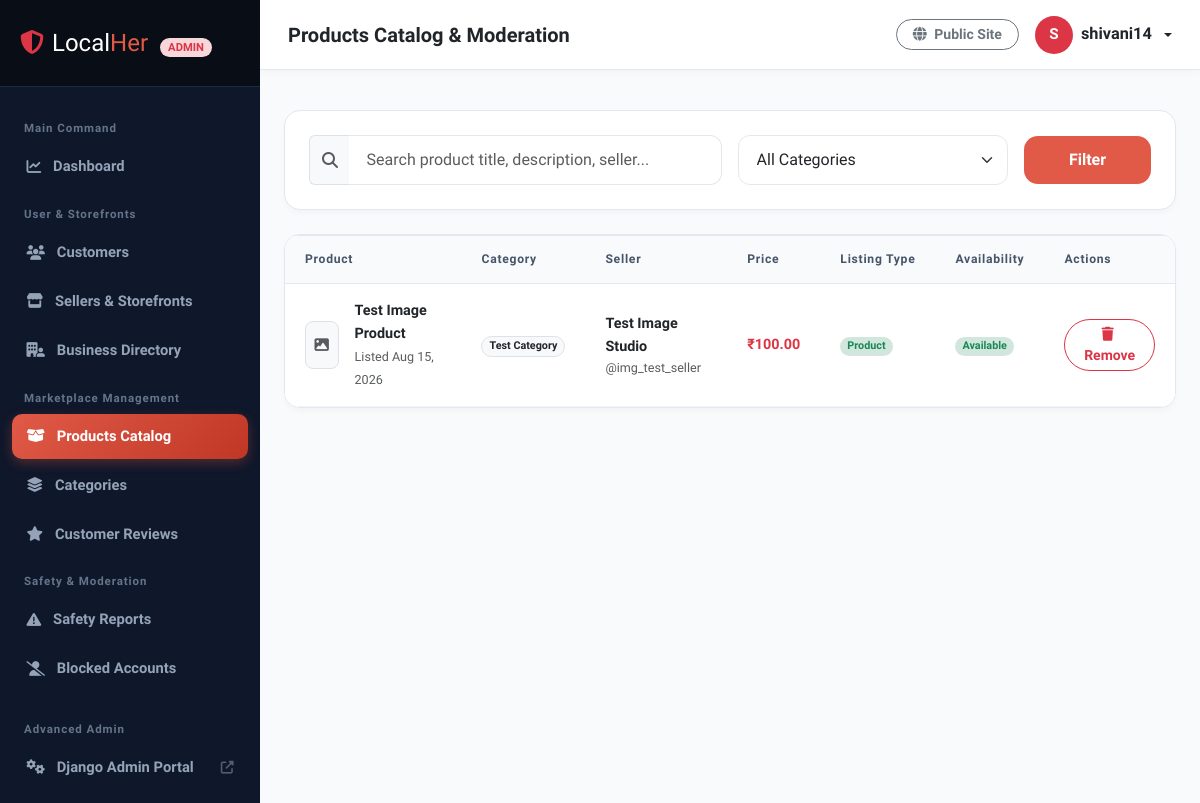
The page /localher-admin/products/ (signed in) on the database as committed earlier.
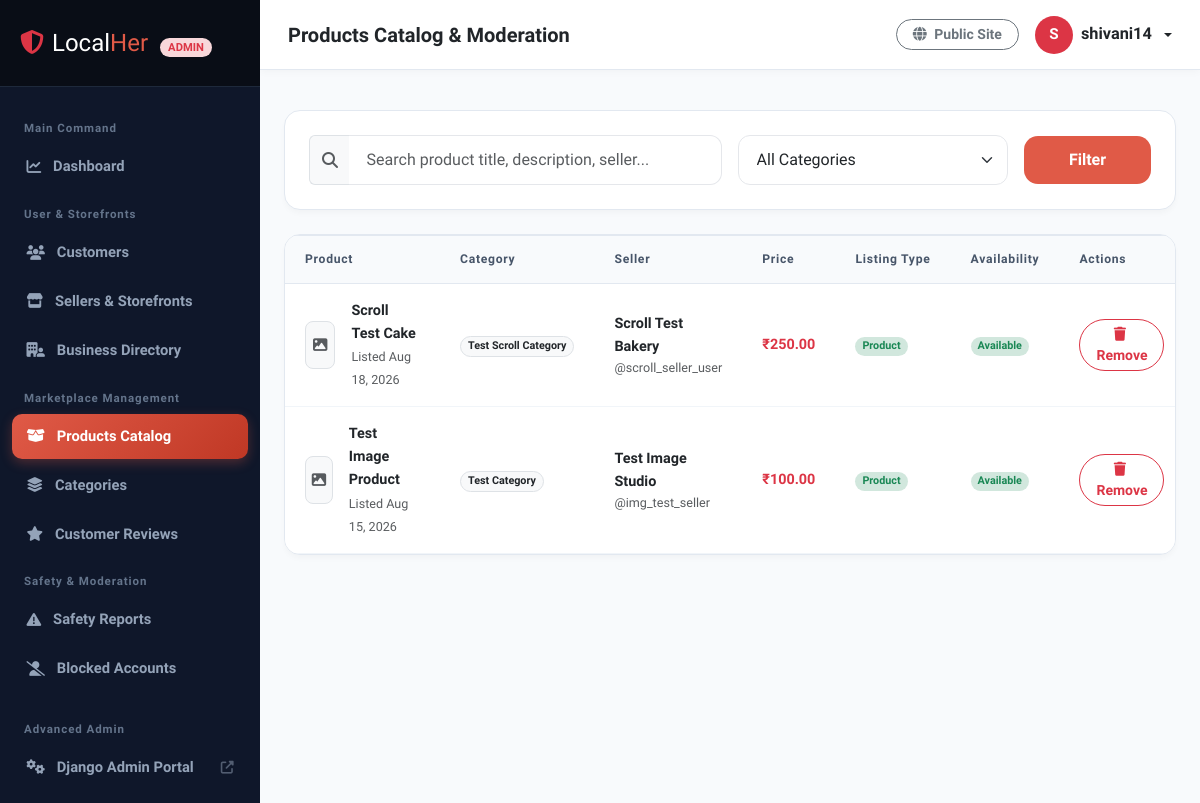
The same page on the database as committed later.
### marketplace/models.py (models this page shows, shortened)
class Product(models.Model):
    PRODUCT_TYPES = (
        ('PRODUCT', 'Physical Product'),
        ('SERVICE', 'Local Service'),
    )
    seller = models.ForeignKey(SellerProfile, on_delete=models.CASCADE, related_name='products')
    category = models.ForeignKey(Category, on_delete=models.SET_NULL, null=True, related_name='products')
    title = models.CharField(max_length=200)
    slug = models.SlugField(max_length=230, blank=True)
    description = models.TextField()
    price = models.DecimalField(max_digits=10, decimal_places=2)
    price_unit = models.CharField(max_length=50, default='per item', help_text="e.g. per piece, per kg, per hour, starting price")
    product_type = models.CharField(max_length=10, choices=PRODUCT_TYPES, default='PRODUCT')
    is_available = models.BooleanField(default=True, help_text="Available for order/booking")
    city = models.CharField(max_length=100)
    area = models.CharField(max_length=100)
    pincode = models.CharField(max_length=10)
    created_at = models.DateTimeField(auto_now_add=True)
    updated_at = models.DateTimeField(auto_now=True)

class Category(models.Model):
    name = models.CharField(max_length=100, unique=True)
    slug = models.SlugField(max_length=120, unique=True, blank=True)
    icon_class = models.CharField(max_length=50, default='fa-tag', help_text="FontAwesome icon class e.g. fa-utensils, fa-scissors")
    image = models.ImageField(upload_to='categories/', blank=True, null=True)
    description = models.TextField(blank=True)
    class Meta:
        verbose_name_plural = "Categories"
        ordering = ['name']

### accounts/models.py (models this page shows, shortened)
class SellerProfile(models.Model):
    user = models.OneToOneField(User, on_delete=models.CASCADE, related_name='seller_profile')
    business_name = models.CharField(max_length=200)
    slug = models.SlugField(max_length=220, unique=True, blank=True)
    bio = models.TextField(blank=True, help_text="Short description of your business and story.")
    cover_image = models.ImageField(upload_to='profiles/sellers/covers/', blank=True, null=True)
    whatsapp_number = models.CharField(max_length=15, blank=True, help_text="WhatsApp number for direct customer orders/inquiries.")
    address = models.TextField(blank=True)
    city = models.CharField(max_length=100)
    area = models.CharField(max_length=100)
    pincode = models.CharField(max_length=10)
    is_verified = models.BooleanField(default=False, help_text="Admin verification badge for trust.")
    created_at = models.DateTimeField(auto_now_add=True)
    updated_at = models.DateTimeField(auto_now=True)

class User(AbstractUser):
    phone_number = models.CharField(max_length=15, blank=True, help_text="Contact phone number")
    is_seller = models.BooleanField(default=False, help_text="Designates whether the user runs a business on LocalHer.")
    city = models.CharField(max_length=100, blank=True)
    area = models.CharField(max_length=100, blank=True)
    pincode = models.CharField(max_length=10, blank=True)
    profile_picture = models.ImageField(upload_to='profiles/users/', blank=True, null=True)

### admin_dashboard/views.py (the view)
# urls.py: path('products/', views.products_list, name='products'),
@superuser_required
def products_list(request):
    query = request.GET.get('q', '').strip()
    category_id = request.GET.get('category', '').strip()
    products = Product.objects.select_related('seller', 'category').order_by('-created_at')
    if query:
        products = products.filter(
            Q(title__icontains=query) |
            Q(description__icontains=query) |
            Q(seller__business_name__icontains=query)
        )
    if category_id:
        products = products.filter(category_id=category_id)
    categories = Category.objects.all()
    context = {
        'products': products,
        'categories': categories,
        'query': query,
        'category_id': category_id,
    }
    return render(request, 'admin_dashboard/products.html', context)

### orders/context_processors.py (called while the page is built)
def cart_processor(request):
    if request.user.is_authenticated:
        cart_count = CartItem.objects.filter(user=request.user).count()
        favorite_ids = set(Favorite.objects.filter(user=request.user).values_list('product_id', flat=True))
    else:
        cart_count = 0
        favorite_ids = set()
    return {
        'cart_count': cart_count,
        'user_favorite_product_ids': favorite_ids,
    }

### templates/admin_dashboard/products.html (shortened to what the changed rows need)
{% extends 'admin_dashboard/base_admin.html' %}
{% block content %}
<div class="lh-admin-card">
    <div class="table-responsive">
        <table class="table table-lh-admin align-middle">
            <thead>
                <tr>
                    <th>Product</th>
                    <th>Category</th>
                    <th>Seller</th>
                    <th>Price</th>
                    <th>Listing Type</th>
                    <th>Availability</th>
                    <th>Actions</th>
                </tr>
            </thead>
            <tbody>
                {% for product in products %}
                <tr>
                    <td>
                        <div class="d-flex align-items-center gap-3">
                            {% if product.image %}
                                <img src="{{ product.image.url }}" alt="{{ product.title }}" class="rounded-3 object-fit-cover" style="width: 48px; height: 48px;">
                            {% else %}
                                <div class="rounded-3 bg-light d-flex align-items-center justify-content-center text-muted border" style="width: 48px; height: 48px;">
                                    <i class="fa-solid fa-image"></i>
                                </div>
                            {% endif %}
                            <div>
                                <a href="{% url 'product_detail' product.slug %}" target="_blank" class="fw-bold text-dark text-decoration-none d-block mb-0">{{ product.title }}</a>
                                <span class="small text-muted">Listed {{ product.created_at|date:"M d, Y" }}</span>
                            </div>
                        </div>
                    </td>
                    <td>
                        <span class="badge bg-light text-dark border px-2.5 py-1.5 rounded-pill">{{ product.category.name }}</span>
                    </td>
                    <td>
                        <div class="fw-semibold text-dark">{{ product.seller.business_name }}</div>
                        <div class="small text-muted">@{{ product.seller.user.username }}</div>
                    </td>
                    <td class="fw-bold text-danger">₹{{ product.price }}</td>
                    <td>
                        {% if product.listing_type == 'SERVICE' %}
                            <span class="badge bg-info-subtle text-info px-2.5 py-1 rounded-pill">Service</span>
                        {% else %}
                            <span class="badge bg-success-subtle text-success px-2.5 py-1 rounded-pill">Product</span>
                        {% endif %}
                    </td>
                    <td>
                        {% if product.is_available %}
                            <span class="badge bg-success-subtle text-success px-2.5 py-1 rounded-pill fw-semibold">Available</span>
                        {% else %}
                            <span class="badge bg-secondary-subtle text-secondary px-2.5 py-1 rounded-pill fw-semibold">Unavailable</span>
                        {% endif %}
                    </td>
                    <td>
                        <form method="POST" action="{% url 'admin_dashboard:delete_product' product.id %}" class="d-inline">
                            <button type="submit" class="btn btn-sm btn-outline-danger rounded-pill px-3 py-1 fw-semibold small" onclick="return confirm('Remove product listing {{ product.title }}?');">
                                <i class="fa-solid fa-trash me-1"></i> Remove
                            </button>
                        </form>
                    </td>
                </tr>
                {% empty %}
                <tr>
                    <td colspan="7" class="text-center py-4 text-muted small">
                        No products found matching criteria.
                    </td>
                </tr>
                {% endfor %}
            </tbody>
        </table>
    </div>
</div>
{% endblock %}

Rows that differ between the two databases and show on the page:
added Product: title "Scroll Test Cake", created_at "Aug 18, 2026", category.name "Test Scroll Category", seller.business_name "Scroll Test Bakery", seller.user.username "scroll_seller_user", price "250.00", is_available "Available"
